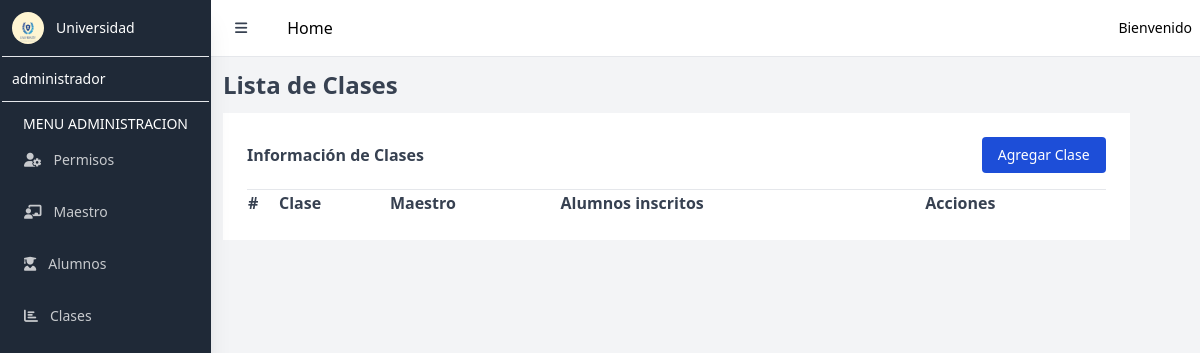
The app's page /clases, older data.
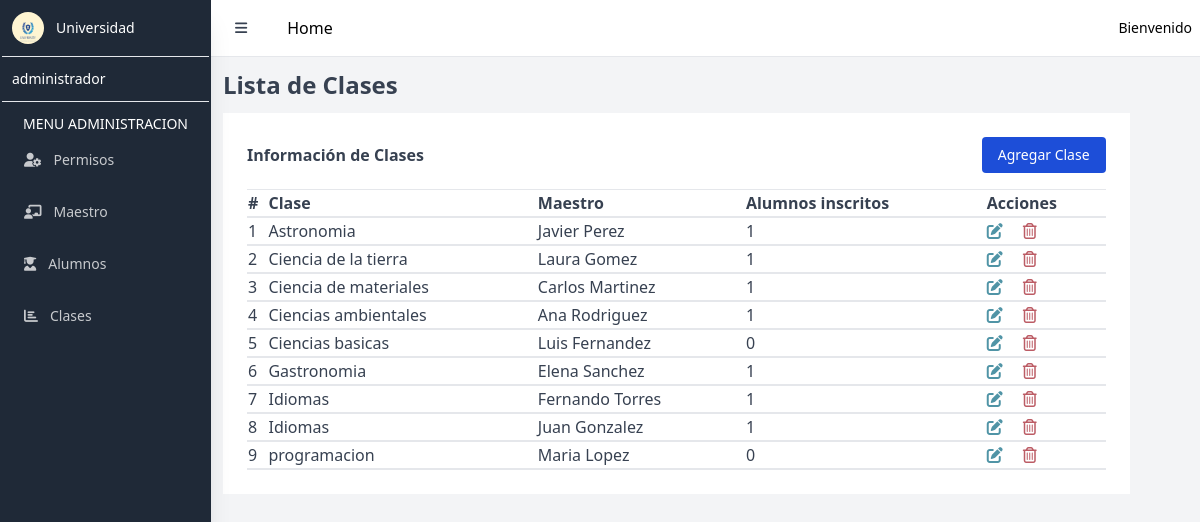
The same page, newer data.
### tables this page shows
CREATE TABLE `usuarios` (
  `id_usuario` int(11) NOT NULL AUTO_INCREMENT,
  `nombre` varchar(100) DEFAULT NULL,
  `apellido` varchar(100) DEFAULT NULL,
  `dni` varchar(20) DEFAULT NULL,
  `fecha_nacimiento` varchar(50) DEFAULT NULL,
  `direccion` varchar(200) DEFAULT NULL,
  `correo` varchar(220) DEFAULT NULL,
  `contrasena` varchar(255) DEFAULT NULL,
  `rol_id` int(11) DEFAULT NULL,
  `clase_id` int(11) DEFAULT NULL,
  PRIMARY KEY (`id_usuario`),
  UNIQUE KEY `correo` (`correo`),
  KEY `rol_id` (`rol_id`),
  KEY `clase_id` (`clase_id`),
  CONSTRAINT `usuarios_ibfk_1` FOREIGN KEY (`rol_id`) REFERENCES `roles` (`id_rol`),
  CONSTRAINT `usuarios_ibfk_2` FOREIGN KEY (`clase_id`) REFERENCES `clases` (`id`)
);

CREATE TABLE `clases` (
  `id` int(11) NOT NULL AUTO_INCREMENT,
  `clase` varchar(255) DEFAULT NULL,
  PRIMARY KEY (`id`)
);

### Controllers/admin/ClaseController.php (called while the page is built, shortened)
<?php
require_once $_SERVER["DOCUMENT_ROOT"] . "/Models/Model.php";
class ClaseController
{
    protected $model;
    public function __construct()
    {
        $this->model = new User();
    }
    public function index()
    {
        $clases = $this->model->getClasesInscritos();
        include $_SERVER["DOCUMENT_ROOT"] . "/views/admin/readClase.php";
    }
}

### config/database.php (called while the page is built)
<?php
return [
    "host" => "localhost",
    "dbname" => "university_db",
    "username" => "root",
    "password" => ""
];

### Models/Model.php (called while the page is built, shortened)
<?php
class Model
{
    private $db;
    public function __construct()
    {
        $config = include($_SERVER["DOCUMENT_ROOT"] . "/config/database.php");
        try {
            $this->db = new mysqli(
                $config["host"],
                $config["username"],
                $config["password"],
                $config["dbname"]
            );
        } catch (mysqli_sql_exception $e) {
            echo "Error: " . $e->getMessage();
        }
    }
    public function getClasesInscritos()
    {
        $query = "SELECT
        c.id as clase_id,
        c.clase,
        u.id_usuario,
        CONCAT(u.nombre, ' ', u.apellido) as maestro,
        COUNT(ac.usuario_id) as alumnos_inscritos
    FROM
        clases c
    JOIN
        usuarios u ON u.clase_id = c.id
    LEFT JOIN
        alumnos_clases ac ON ac.clase_id = c.id
    WHERE
        u.rol_id = 2
    GROUP BY
        c.id, u.id_usuario
    ORDER BY
        c.clase";
        $res = $this->db->query($query);
        $data = $res->fetch_all(MYSQLI_ASSOC);
        return $data;
    }
}

### views/admin/readClase.php (shortened to what the changed rows need)
<!DOCTYPE html>
<html lang="en">
<head>
    <link href="/public/output.css" rel="stylesheet">
</head>
<body>
    <main class="flex bg-gray-100">
        <div class="w-full flex flex-col h-screen">
            <div class="w-full border-t flex flex-col">
                <h2 class="text-gray-700 m-3 font-semibold text-2xl">Lista de Clases</h2>
                <div class="w-11/12 flex-grow p-6 text-gray-700 bg-white mx-3">
                    <table class="min-w-full">
                        <thead>
                            <tr>
                                <th class="text-left">#</th>
                                <th class="text-left">Clase</th>
                                <th class="text-left">Maestro</th>
                                <th class="text-left">Alumnos inscritos</th>
                                <th class="text-left">Acciones</th>
                            </tr>
                        </thead>
                        <tbody>
                            <?php
                            $counter = 1;
                            foreach ($clases as $clase) {
                            ?>
                                <tr class="border-y-2">
                                    <td><?= $counter++ ?></td>
                                    <td><?= $clase["clase"] ?></td>
                                    <td><?= $clase["maestro"] ?></td>
                                    <td><?= $clase["alumnos_inscritos"] ?></td>
                                    <td class="flex">
                                        <a class="mr-5" href="/clases/edit?id=<?= $clase["clase_id"] ?>"><i class="fa-solid fa-pen-to-square" style="color: #5094a6;"></i></a>
                                        <form action="/clases/delete" method="post">
                                            <button type="submit"><i class="fa-regular fa-trash-can" style="color: #bc5c65;"></i></button>
                                        </form>
                                    </td>
                                </tr>
                            <?php
                            }
                            ?>
                        </tbody>
                    </table>
                </div>
            </div>
        </div>
    </main>
</body>
</html>

Row changes from the older to the newer data that the page shows:
now on this page (row edited): usuarios: clase.clase "Astronomia", maestro "Javier Perez", alumnos_inscritos "1"
now on this page (row edited): usuarios: clase.clase "Ciencia de la tierra", maestro "Laura Gomez", alumnos_inscritos "1"
now on this page (row edited): usuarios: clase.clase "Ciencia de materiales", maestro "Carlos Martinez", alumnos_inscritos "1"
now on this page (row edited): usuarios: clase.clase "Ciencias ambientales", maestro "Ana Rodriguez", alumnos_inscritos "1"
now on this page (row edited): usuarios: clase.clase "Ciencias basicas", maestro "Luis Fernandez", alumnos_inscritos "0"
now on this page (row edited): usuarios: clase.clase "Gastronomia", maestro "Elena Sanchez", alumnos_inscritos "1"
now on this page (row edited): usuarios: clase.clase "Idiomas", maestro "Fernando Torres", alumnos_inscritos "1"
now on this page (row edited): usuarios: clase.clase "Idiomas", maestro "Juan Gonzalez", alumnos_inscritos "1"
now on this page (row edited): usuarios: clase.clase "programacion", maestro "Maria Lopez", alumnos_inscritos "0"
